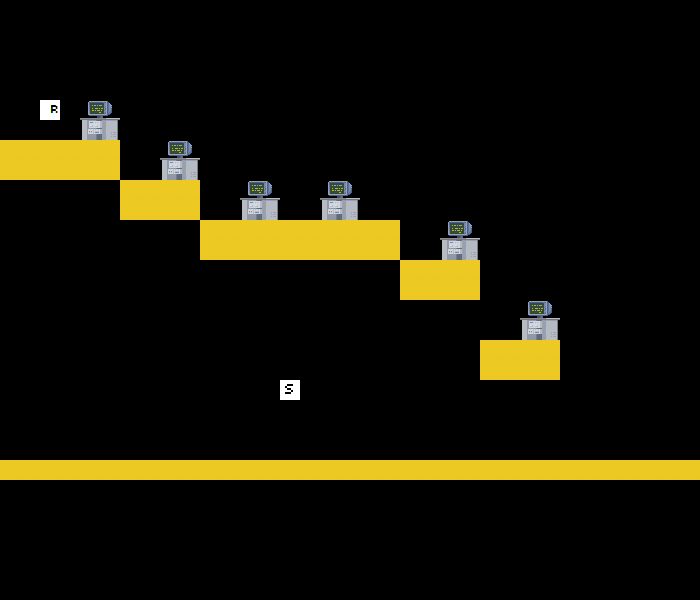

A level layout from a 2D game, rendered from its tile map. Below: a short description, then the map file with tile-grid data replaced by summaries:
An orthogonal 35x30 tile map with 20x20 px tiles, 2 tile layers (art, data).

<map version="1.0" orientation="orthogonal" width="35" height="30" tilewidth="20" tileheight="20">
 <tileset firstgid="1" name="tile s" tilewidth="20" tileheight="20">
  <image source="tiles.png" width="100" height="100" />
 </tileset>
 <layer name="art" width="35" height="30">
  <data>[1050 cells, 115 non-empty, 5 distinct tile ids]</data>
 </layer>
 <layer name="data" width="35" height="30">
  <data>[1050 cells, 2 non-empty, 2 distinct tile ids]</data>
 </layer>
</map>
